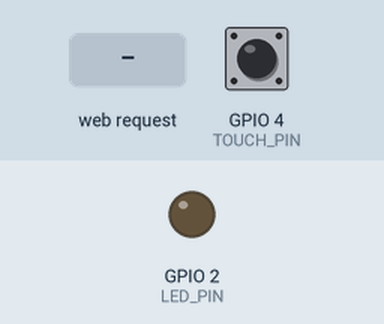
Bench run of a sketch on a simulated ESP32-S3. Shown: output pins drawn as LEDs (lit = HIGH). Dashed ring = blinking. The test bench sets the inputs (shaded band); at power-on: GPIO 4 (TOUCH_PIN) HIGH. What the sketch prints to the serial monitor is not drawn.

Above: at 2.2 s.
2.3 s: HTTP request GET /arm received
At 2.57 s:
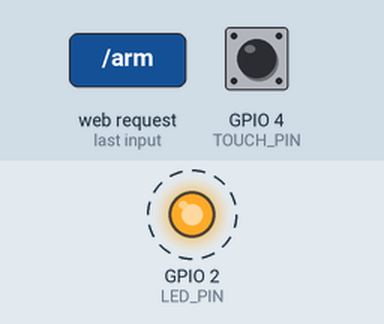
5.3 s: HTTP request GET /disarm received
At 5.3 s:
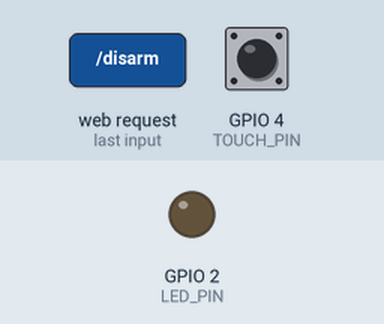
Timing chart, 0 to 8.3 s (numbered marks = the images above; inputs shaded):
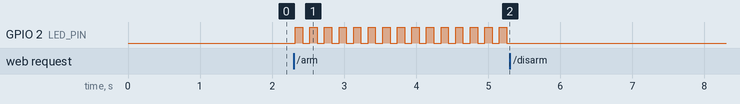

The sketch:

code_warn_touch_07.ino
```cpp
#include <WiFi.h>
#include <WebServer.h>

const char* ap_ssid = "ESP32-LAB";
const char* ap_pass = "12345678";

const int LED_PIN = 2;       // D2 报警 LED
const int TOUCH_PIN = 4;     // GPIO4 (ESP32-S3 直接用数字)

WebServer server(80);

bool armed = false;
bool alarming = false;
unsigned long lastBlink = 0;
bool blinkState = false;
unsigned long lastTouchCheck = 0;

String getHTML() {
    String html = R"rawliteral(
<!DOCTYPE html>
<html>
<head>
    <meta charset="UTF-8">
    <meta name="viewport" content="width=device-width, initial-scale=1.0">
    <title>ESP32 安防报警器</title>
    <style>
        body { font-family: Arial; text-align: center; margin-top: 50px; }
        button { padding: 12px 24px; font-size: 18px; margin: 10px; cursor: pointer; border: none; border-radius: 5px; }
        .arm { background-color: #4CAF50; color: white; }
        .disarm { background-color: #f44336; color: white; }
        .status { font-size: 24px; margin: 20px; padding: 10px; border-radius: 10px; }
        .armed { background-color: #ffeb3b; color: #333; }
        .disarmed { background-color: #ccc; color: #333; }
        .alarm { background-color: red; color: white; animation: blink 0.5s step-end infinite; }
        @keyframes blink { 50% { opacity: 0; } }
    </style>
</head>
<body>
    <h1>🚨 ESP32 安防报警器</h1>
    <div class="status" id="statusDisplay">状态：未知</div>
    <button class="arm" onclick="fetch('/arm')">🔒 布防</button>
    <button class="disarm" onclick="fetch('/disarm')">🔓 撤防</button>
    <p>布防后，触摸引脚 (GPIO4) 会触发报警！</p >
    <p>报警后 LED 会持续闪烁，只有点击"撤防"才能停止。</p >

    <script>
        function updateStatus() {
            fetch('/status')
                .then(res => res.text())
                .then(data => {
                    const statusDiv = document.getElementById('statusDisplay');
                    if (data === 'armed') {
                        statusDiv.innerHTML = '🔐 已布防 - 触摸即报警';
                        statusDiv.className = 'status armed';
                    } else if (data === 'alarm') {
                        statusDiv.innerHTML = '🚨 报警中！！！ 请点击撤防 🚨';
                        statusDiv.className = 'status alarm';
                    } else {
                        statusDiv.innerHTML = '🔓 已撤防 - 安全模式';
                        statusDiv.className = 'status disarmed';
                    }
                });
        }
        setInterval(updateStatus, 500);
        updateStatus();
    </script>
</body>
</html>
)rawliteral";
    return html;
}

void handleRoot() {
    server.send(200, "text/html; charset=UTF-8", getHTML());
}

void handleArm() {
    armed = true;
    alarming = false;
    digitalWrite(LED_PIN, LOW);
    Serial.println("系统已布防");
    server.send(200, "text/plain", "armed");
}

void handleDisarm() {
    armed = false;
    alarming = false;
    digitalWrite(LED_PIN, LOW);
    Serial.println("系统已撤防");
    server.send(200, "text/plain", "disarmed");
}

void handleStatus() {
    if (alarming) {
        server.send(200, "text/plain", "alarm");
    } else if (armed) {
        server.send(200, "text/plain", "armed");
    } else {
        server.send(200, "text/plain", "disarmed");
    }
}

void handleAlarmBlink() {
    if (alarming) {
        unsigned long now = millis();
        if (now - lastBlink > 100) {
            lastBlink = now;
            blinkState = !blinkState;
            digitalWrite(LED_PIN, blinkState);
        }
    }
}

void setup() {
    Serial.begin(115200);
    delay(1000);

    pinMode(LED_PIN, OUTPUT);
    digitalWrite(LED_PIN, LOW);

    // AP 模式
    WiFi.mode(WIFI_AP);
    WiFi.softAP(ap_ssid, ap_pass);
    Serial.println("AP 热点已开启");
    Serial.print("访问地址: http://");
    Serial.println(WiFi.softAPIP());

    server.on("/", handleRoot);
    server.on("/arm", handleArm);
    server.on("/disarm", handleDisarm);
    server.on("/status", handleStatus);
    server.begin();
    Serial.println("Web 服务器已启动");
}

void loop() {
    server.handleClient();
    handleAlarmBlink();

    // 轮询检测触摸（每 100ms，阈值 600）
    if (millis() - lastTouchCheck > 100) {
        lastTouchCheck = millis();
        int touchVal = touchRead(TOUCH_PIN);

        // 调试：每 2 秒打印一次数值（去掉注释可查看）
        // static unsigned long lastPrint = 0;
        // if (millis() - lastPrint > 2000) {
        //     lastPrint = millis();
        //     Serial.print("触摸值: ");
        //     Serial.println(touchVal);
        // }

        if (touchVal < 600 && armed && !alarming) {
            alarming = true;
            Serial.println("⚠️ 触发报警！⚠️");
        }
    }
}
```

Measured:
- after the input at 2.3 s, GPIO 2 (LED_PIN): alternates HIGH for 0.10 s and LOW for 0.10 s, starting at once
- after the input at 5.3 s, GPIO 2 (LED_PIN): stops changing and stays LOW
